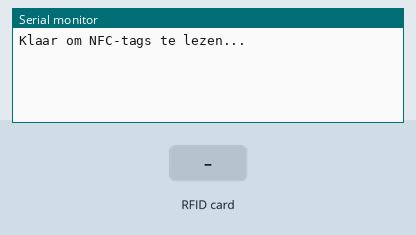
Bench run of a sketch on a simulated Arduino Uno, built with avr-gcc and run on an emulated ATmega328P. On the bench: the last lines printed to the serial monitor. The inputs (shaded band) are chosen by the test bench.

Above: at 1.2 s.
1.3 s: RFID card 6A 56 05 80 held to the reader
At 2.5 s:
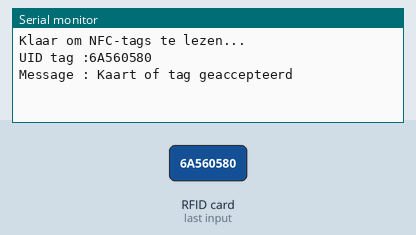
2.8 s: RFID card 5E 7A 19 C4 held to the reader
At 3.9 s:
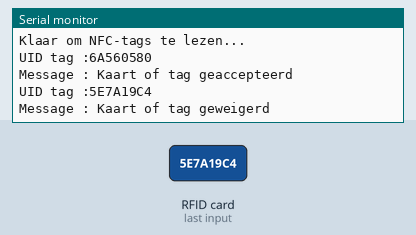

The sketch:

rfid.ino
```cpp
#include <SPI.h>           // voor SPI-communicatie
#include <MFRC522.h>       // voor de MFRC522 NFC-module

#define SS_PIN 10
#define RST_PIN 9
String UW_UID = "6A560580";

MFRC522 mfrc522(SS_PIN, RST_PIN); // Maak een MFRC522 instantie aan

void setup() {
Serial.begin(9600); // Initialiseer seriële communicatie
SPI.begin(); // Initialiseer de SPI bus
mfrc522.PCD_Init(); // Initialiseer MFRC522
Serial.println("Klaar om NFC-tags te lezen...");
}

void loop() {
// Zoek naar nieuwe kaarten
if (mfrc522.PICC_IsNewCardPresent() && mfrc522.PICC_ReadCardSerial()) {
// Toon UID op de seriële monitor
Serial.print("UID tag :");
String content = "";
byte letter;
for (byte i = 0; i < mfrc522.uid.size; i++) {
Serial.print(mfrc522.uid.uidByte[i] < 0x10 ? "0" : "");
Serial.print(mfrc522.uid.uidByte[i], HEX);
content.concat(String(mfrc522.uid.uidByte[i] < 0x10 ? "0" : ""));
content.concat(String(mfrc522.uid.uidByte[i], HEX));
}
Serial.println();
Serial.print("Message : ");
content.toUpperCase();
if (content == UW_UID)
{
Serial.println("Kaart of tag geaccepteerd");
// Doe iets wanneer de geautoriseerde tag gedetecteerd is
}
else {
Serial.println("Kaart of tag geweigerd");
}
delay(1000);
}
}
```

Measured:
- after the input at 1.3 s, the serial monitor: prints a new line at once (image 1)
- after the input at 2.8 s, the serial monitor: prints a new line at once (image 2)
